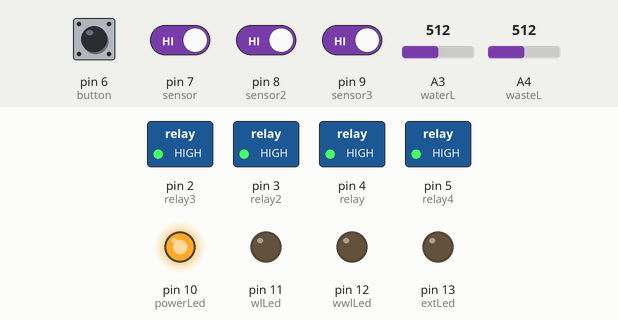
Simulated run of this sketch. Board: Arduino Uno, built with avr-gcc and run on an emulated ATmega328P. Parts: switched loads named in the sketch (green lamp = pin HIGH), output pins drawn as LEDs (lit = HIGH). The test bench sets the inputs (shaded band); at power-on: pin 6 (button), pin 7 (sensor), pin 8 (sensor2), pin 9 (sensor3) HIGH, A3 (waterL) = 512, A4 (wasteL) = 512.

Above: at 2.2 s.
2.3 s: A3 (waterL) set to 0
At 3.4 s:
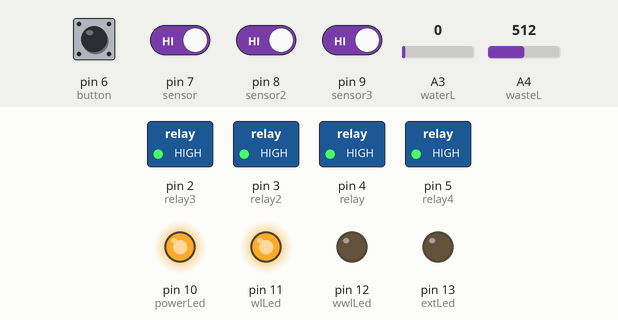
3.8 s: A4 (wasteL) set to 1014
5.3 s: A4 (wasteL) set to 1023
At 5.7 s:
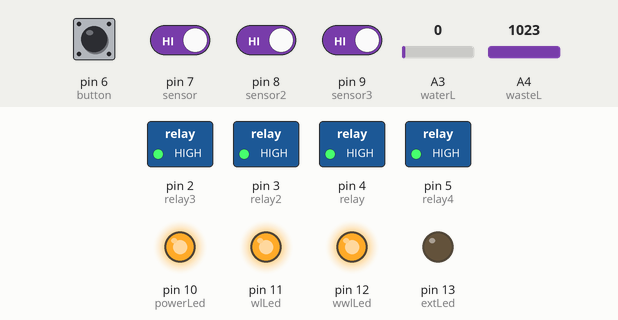
6.9 s: pin 6 (button) pulled LOW for 0.15 s
At 7.04 s:
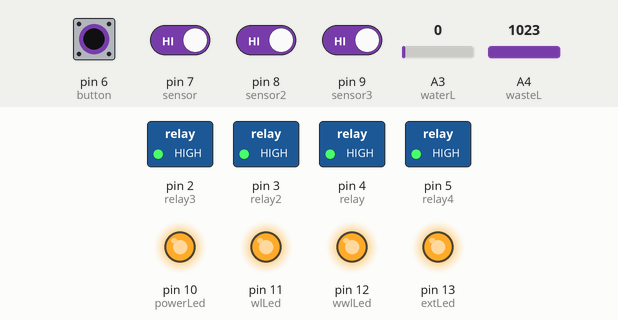
8.6 s: pin 7 (sensor) driven LOW
At 9.3 s:
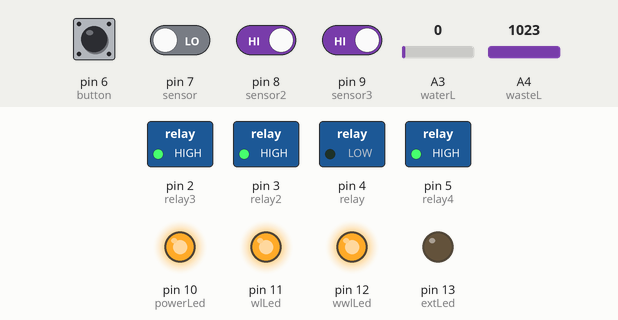
10.2 s: pin 7 (sensor) driven HIGH
At 11.1 s:
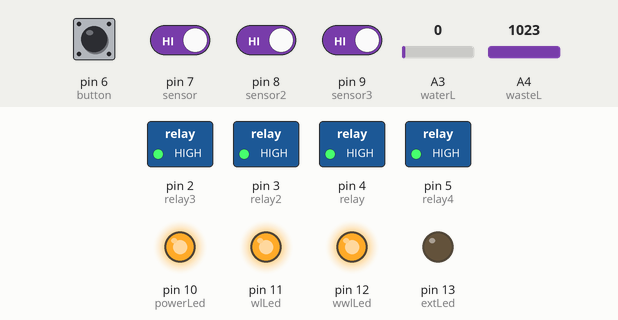
Timing chart, 0 to 12.7 s (numbered marks = the images above; inputs shaded):
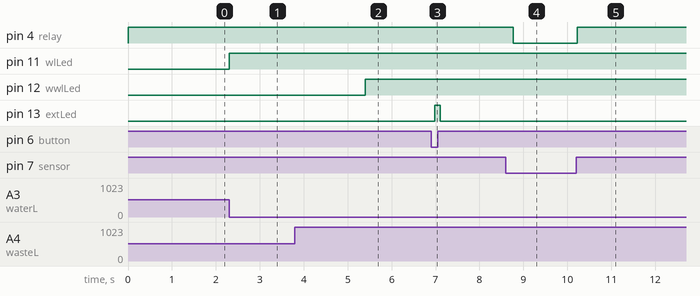

The sketch:

handwash_booth.ino
```cpp
int sensor = 7; // ir sensor for soap
int sensor2 = 8; // ir sensor for dryer
int sensor3 = 9; // ir sensor for water
int detect = 0;
int detect2 = 0;
int detect3;
int relay = 4; // 12v dc pump
int relay2 = 3; // dryer
int relay3 = 2; // water pump
int relay4 = 5; // solenoid valve
int button = 6; // water tank mode of operation button HIGH for external  and LOW for internal
int know; // status of the button
int powerLed = 10; // System power LED
int wlLed = 11; // empty water level LED
int wwlLed = 12; // full waste water level LED
int extLed = 13; // external/internal water source LED
int state,state1,state2; // level sensor state
int soapL = A2; // soap level monitor
int waterL = A3; // water level monitor
int wasteL= A4; // waste level monitor

void setup() {
  Serial.begin(9600);
  pinMode(sensor, INPUT);
  pinMode(sensor2, INPUT);
  pinMode(sensor3, INPUT);
  pinMode(button, INPUT);
  pinMode(relay, OUTPUT);
  pinMode(relay2, OUTPUT);
  pinMode(relay3, OUTPUT);
  pinMode(relay4, OUTPUT);

  pinMode(powerLed, OUTPUT);
  pinMode(wlLed, OUTPUT);
  pinMode(wwlLed, OUTPUT);
  pinMode(extLed, OUTPUT);
  pinMode(soapL, INPUT);
  pinMode(waterL, INPUT);
  pinMode(wasteL, INPUT);
  digitalWrite(powerLed, HIGH);
  digitalWrite(relay, HIGH);
  digitalWrite(relay2, HIGH);
  digitalWrite(relay3, HIGH);
  digitalWrite(relay4, HIGH);
  delay(1000);
}

void loop() {
//  soapLevel();
  waterLevel();
  wasteLevel();
  detect = digitalRead(sensor);
  detect2 = digitalRead(sensor2);
  detect3 = digitalRead(sensor3);
  know = digitalRead(button);
  if(know == LOW){
    digitalWrite(extLed, HIGH);
//    digitalWrite(relay4, HIGH);
    delay(100);
//    if(detect3 < 1000){
//      status1 = !status1;
//       if(status1 == 1){
//        Serial.println("On");
//          digitalWrite(relay3, LOW);
//          delay(500);
//        }else{
//          Serial.println("Off");
//          digitalWrite(relay3, HIGH);
//          delay(500);
//        }
//      }
    while(detect3 == 0){
      digitalWrite(relay3, LOW);
      detect3 = digitalRead(sensor3);
      delay(10);
    }
    digitalWrite(relay3, HIGH);
    while(detect == 0){
      digitalWrite(relay, LOW);
      detect = digitalRead(sensor);
      delay(10);
    }
    digitalWrite(relay, HIGH);
    while(detect2 == 0){
      digitalWrite(relay2, LOW);
      detect2 = digitalRead(sensor2);
      delay(10);
    }
    digitalWrite(relay2, HIGH);
  }
  else{
    digitalWrite(extLed, LOW);
//    digitalWrite(relay4, LOW);
    delay(100);
    while(detect == 0){
      digitalWrite(relay, LOW);
      detect = digitalRead(sensor);
      delay(10);
    }
    digitalWrite(relay, HIGH);
    while(detect2 == 0){
      digitalWrite(relay2, LOW);
      detect2 = digitalRead(sensor2);
      delay(10);
    }
    digitalWrite(relay2, HIGH);
    while(detect3 == 0){
      digitalWrite(relay4, LOW);
      detect3 = digitalRead(sensor3);
      delay(10);
    }
    digitalWrite(relay4, HIGH);
//    Serial.println("Error!!! Find fault!!!");
  }
}
//void soapLevel(){
//  state = analogRead(soapL);
//  if(state <= 0){
//    digitalWrite(slLed, HIGH);
//    state = analogRead(soapL);
//    delay(10);
//  }else{
//    digitalWrite(slLed, LOW);
//  }
//
//}
void waterLevel(){
  state1 = analogRead(waterL);
  if(state1 <= 0){
    digitalWrite(wlLed, HIGH);
    state1 = analogRead(waterL);
    delay(10);
  }else{
    digitalWrite(wlLed, LOW);
  }
}
void wasteLevel(){
  state2 = analogRead(wasteL);
  if(state2 >= 1023){
    digitalWrite(wwlLed, HIGH);
    state2 = analogRead(wasteL);
    delay(10);
  }else{
    digitalWrite(wwlLed, LOW);
  }
}
```

Measured:
- the behaviour switches between 1022 and 1023 on A4 (wasteL) (found by bisection; images 1 and 2)
- after the input at 2.3 s, pin 11 (wlLed): LOW → HIGH at once
- after the input at 3.8 s, every drawn part: stays the same
- after the input at 5.3 s, pin 12 (wwlLed): LOW → HIGH after 0.10 s
- after the input at 6.9 s, pin 13 (extLed): LOW → HIGH after 0.08 s, → LOW 0.12 s later
- after the input at 8.6 s, pin 4 (relay): HIGH → LOW after 0.17 s
- after the input at 10.2 s, pin 4 (relay): LOW → HIGH at once
